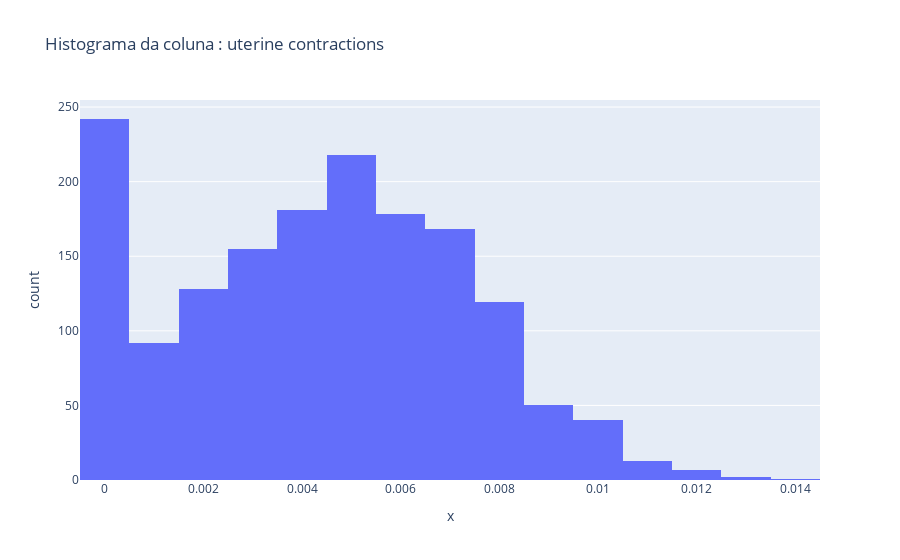

Here is the notebook cell this chart was saved with:
### Markdown cell above
O padrão de assimetria positiva permanece para a  coluna acima. Observe que ela possui alguns outliers.

### Code cell
px.histogram(x =train_set['uterine_contractions'], title  = 'Histograma da coluna : uterine contractions')

### Figure 1 — Plotly figure (JSON) as saved in the notebook; plotly's stock layout.template omitted (floating-point values rounded to 4 significant figures; data arrays with more than 128 entries replaced by an {"elided": "..."} marker saying what was removed)
{"data": [{"alignmentgroup": "True", "bingroup": "x", "hovertemplate": "x=%{x}<br>count=%{y}<extra></extra>", "legendgroup": "", "marker": {"color": "#636efa"}, "name": "", "offsetgroup": "", "orientation": "v", "showlegend": false, "type": "histogram", "x": {"elided": "1594 float values"}, "xaxis": "x", "yaxis": "y"}], "layout": {"barmode": "relative", "legend": {"tracegroupgap": 0}, "title": {"text": "Histograma da coluna : uterine contractions"}, "xaxis": {"anchor": "y", "domain": [0, 1], "title": {"text": "x"}}, "yaxis": {"anchor": "x", "domain": [0, 1], "title": {"text": "count"}}}}
